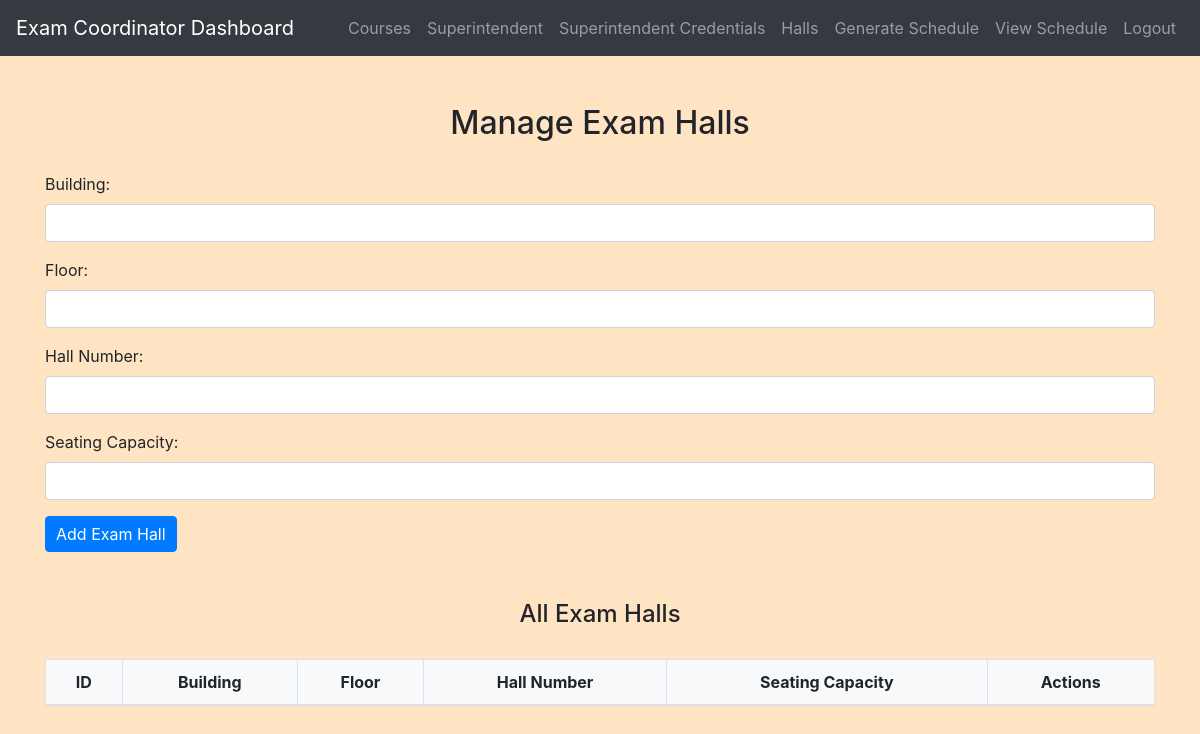
Page /exam_coordinator/manage_exam_halls.php (signed in) on the earlier database version.
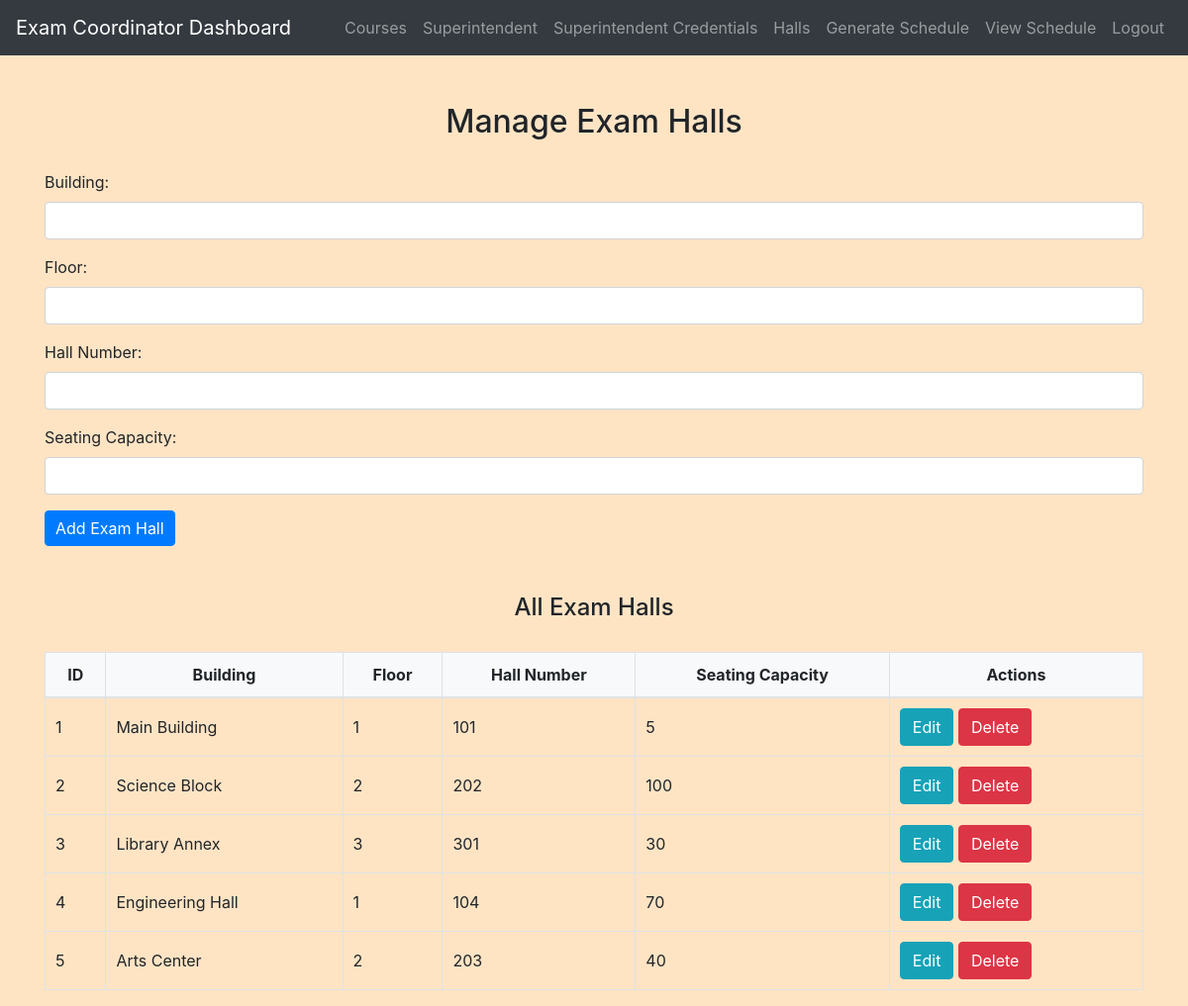
Same page on the later database version.
### tables this page shows
CREATE TABLE `exam_halls` (
  `id` int(11) NOT NULL,
  `building` varchar(100) NOT NULL,
  `floor` int(11) NOT NULL,
  `hall_number` varchar(50) NOT NULL,
  `seating_capacity` int(11) NOT NULL
);

### exam_coordinator/manage_exam_halls.php (the view, shortened to what this page needs)
<?php
include('config.php');
$hall_id = '';
$building = '';
$floor = '';
$hall_number = '';
$seating_capacity = '';
$exam_halls = $conn->query("SELECT * FROM exam_halls");
?>
<!DOCTYPE html>
<html>
<head>
    <link rel="stylesheet" href="https://maxcdn.bootstrapcdn.com/bootstrap/4.5.2/css/bootstrap.min.css">
    <link rel="stylesheet" href="../css/style.css">
</head>
<body>
<?php include('navbar.php'); ?>
<div class="container mt-5">
    <h2>Manage Exam Halls</h2>
    <form action="manage_exam_halls.php" method="post">
        <div class="form-group">
            <label for="building">Building:</label>
            <input type="text" class="form-control" id="building" name="building" value="<?php echo $building; ?>" required>
        </div>
        <div class="form-group">
            <label for="floor">Floor:</label>
            <input type="number" class="form-control" id="floor" name="floor" value="<?php echo $floor; ?>" required>
        </div>
        <div class="form-group">
            <label for="hall_number">Hall Number:</label>
            <input type="text" class="form-control" id="hall_number" name="hall_number" value="<?php echo $hall_number; ?>" required>
        </div>
        <div class="form-group">
            <label for="seating_capacity">Seating Capacity:</label>
            <input type="number" class="form-control" id="seating_capacity" name="seating_capacity" value="<?php echo $seating_capacity; ?>" required>
        </div>
        <?php if (!empty($hall_id)): ?>
            <input type="hidden" name="hall_id" value="<?php echo $hall_id; ?>">
            <button type="submit" name="update_hall" class="btn btn-primary">Update Exam Hall</button>
        <?php else: ?>
            <button type="submit" name="add_hall" class="btn btn-primary">Add Exam Hall</button>
        <?php endif; ?>
    </form>
    <h4 class="mt-5">All Exam Halls</h4>
    <table class="table table-bordered">
        <thead>
            <tr>
                <th>ID</th>
                <th>Building</th>
                <th>Floor</th>
                <th>Hall Number</th>
                <th>Seating Capacity</th>
                <th>Actions</th>
            </tr>
        </thead>
        <tbody>
        <?php while ($hall = $exam_halls->fetch_assoc()): ?>
            <tr>
                <td><?php echo $hall['id']; ?></td>
                <td><?php echo $hall['building']; ?></td>
                <td><?php echo $hall['floor']; ?></td>
                <td><?php echo $hall['hall_number']; ?></td>
                <td><?php echo $hall['seating_capacity']; ?></td>
                <td>
                    <form action="manage_exam_halls.php" method="post" style="display:inline-block;">
                        <button type="submit" name="edit_hall" class="btn btn-info">Edit</button>
                    </form>
                    <form action="manage_exam_halls.php" method="post" style="display:inline-block;">
                        <button type="submit" name="delete_hall" class="btn btn-danger" onclick="return confirm('Are you sure you want to delete this hall?');">Delete</button>
                    </form>
                </td>
            </tr>
        <?php endwhile; ?>
        </tbody>
    </table>
</div>
</body>
</html>

Differences in the rows shown:
added exam_halls: id "1", building "Main Building", floor "1", hall_number "101", seating_capacity "5"
added exam_halls: id "2", building "Science Block", floor "2", hall_number "202", seating_capacity "100"
added exam_halls: id "3", building "Library Annex", floor "3", hall_number "301", seating_capacity "30"
added exam_halls: id "4", building "Engineering Hall", floor "1", hall_number "104", seating_capacity "70"
added exam_halls: id "5", building "Arts Center", floor "2", hall_number "203", seating_capacity "40"
